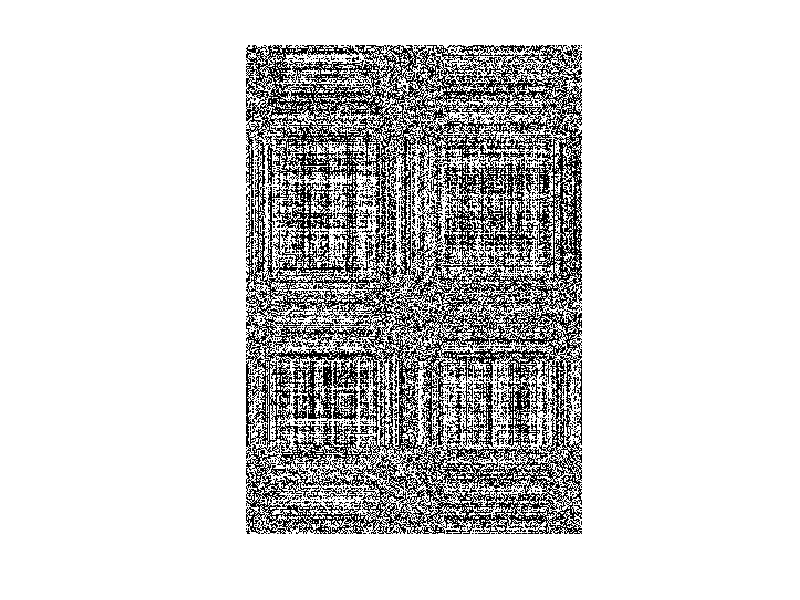

Reproduce this figure in MATLAB.
clc;clear
load('matlab1.mat');
imshow(cir);
imshow(sqre);
imshow(cir+sqre)
Cx=cov(cir);imshow(10*Cx)
Cy=cov(sqre);imshow(10*Cy)
S=Cx+Cy;imshow(S)
[vec val]=eig(S);imshow(10*vec)
imshow(10*val)
p=pinv(sqrt(val))*vec';imshow(20*p)
SCcir=p*Cx*p';imshow(SCcir)
SCsqr=p*Cy*p';imshow(SCsqr)
[UCir sigmaCir]=eig(SCcir);

[sigmaCir,ind] = sort(diag(sigmaCir),'descend');
UCir = UCir(:,ind);sigmaCir=diag(sigmaCir);
[USqr sigmaSqr]=eig(SCsqr);
[sigmaSqr,ind] = sort(diag(sigmaSqr),'ascend');
USqr = USqr(:,ind);sigmaSqr=diag(sigmaSqr);
imshow(sigmaCir)
imshow(sigmaSqr)
imshow(20*USqr)
imshow(20*UCir)
U=USqr;scale=20;
W=(U'*p)';%coefficient of spatial filter
imshow(scale*W)
A=pinv(W);imshow(scale*A)
% W=(W'*p)';W=(W'*p)';W=(W'*p)';W=(W'*p)';

imshow(scale*cir*W)
imshow(scale*sqre*W)
imshow(scale*(sqre+cir)*W)
imshow(scale*cir*A)
imshow(scale*sqre*A)
imshow(scale*(sqre+cir)*A)
n=3;
Z=W(:,[1:n end-n+1:end]);
Z'*cir';
var(ans')
Z'*sqre';
var(ans')
